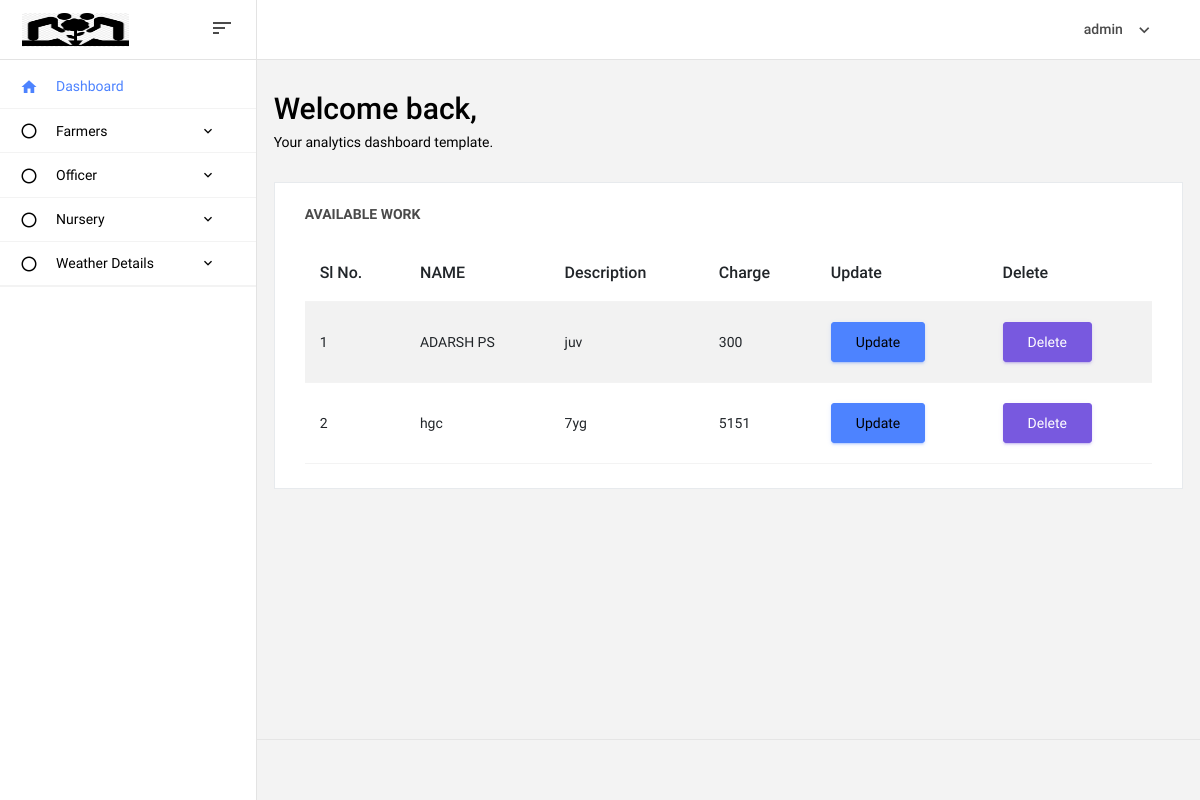
The app's page /work_view/ (signed in), older data.
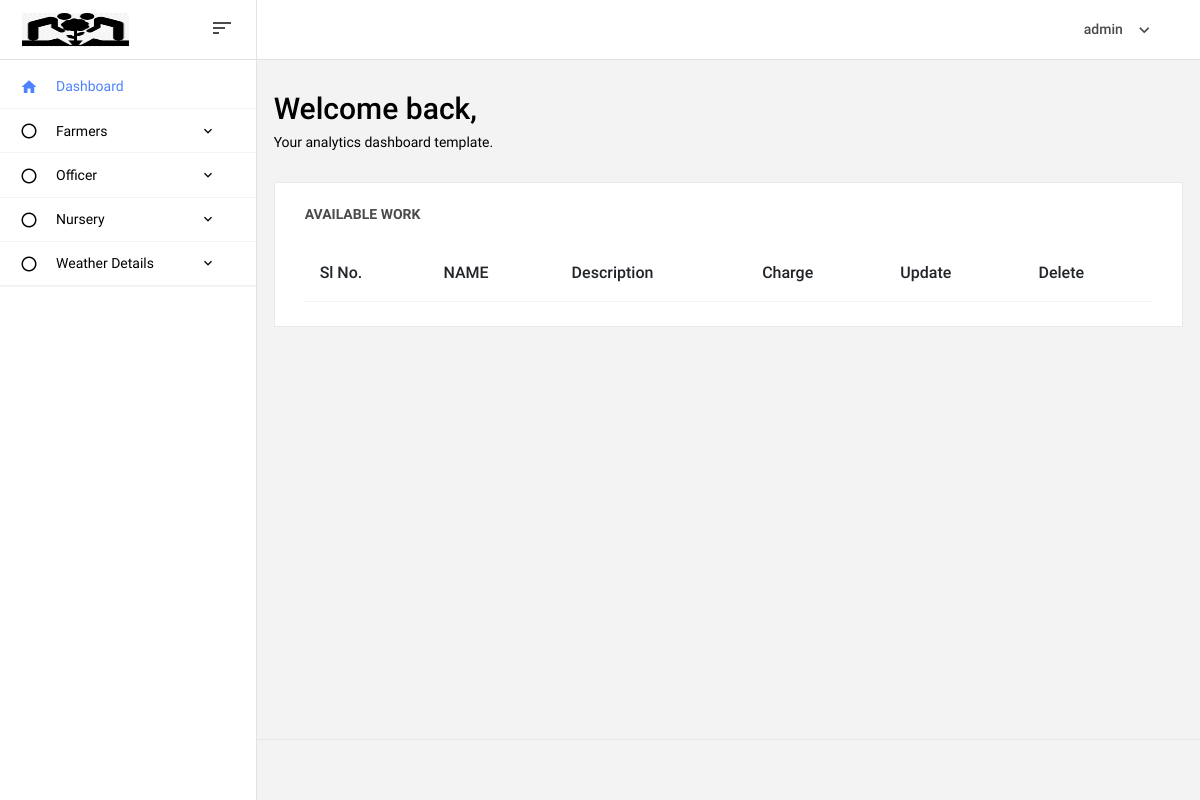
The same page, newer data.
### homeservice_app/models.py (models this page shows, shortened)
class Login(AbstractUser):
    is_nursery = models.BooleanField(default=False)
    is_farmer = models.BooleanField(default=False)
    is_officer = models.BooleanField(default=False)

class Work(models.Model):
    name = models.CharField(max_length=50)
    description = models.TextField()
    charge = models.IntegerField()

### homeservice_app/adminviews.py (the view)
# urls.py: path('work_view/', adminviews.view_work, name='work_view'),
@login_required(login_url='login_view')
def view_work(request):
    data = Work.objects.all()
    return render(request, 'admintemp/work.html', {'data': data})

### templates/admintemp/work.html (shortened to what this page needs)
{% extends 'admintemp/admin_home.html' %}
{% load crispy_forms_tags %}
{% block content %}
<div class="col-lg-12 grid-margin stretch-card">
              <div class="card">
                <div class="card-body">
                  <h4 class="card-title">Available work</h4>
                  <div class="table-responsive">
                    <table class="table table-striped">
                      <thead>
                        <tr>
                          <th>Sl No.</th>
                          <th>NAME</th>
                          <th>Description</th>
                          <th>Charge</th>
                          <th>Update</th>
                          <th>Delete</th>
                        </tr>
                      </thead>
                      <tbody>
                      {% for i in data %}
                        <tr>
                          <td class="py-1">{{ forloop.counter }}</td>
                          <td>{{ i.name }}</td>
                          <td>{{ i.description }}</td>
                          <td>{{ i.charge }}</td>
                          <td><a href="{% url 'work_update' i.id %}" class="btn btn-primary">Update</a></td>
                          <td>
                            <form action="{% url 'work_delete' i.id %}" method="post">
                                <button type="submit" class="btn btn-info">Delete</button>
                                </form>
                          </td>
                        </tr>
                      {% endfor %}
                      </tbody>
                    </table>
                  </div>
                </div>
              </div>
            </div>
{% endblock %}

### templates/admintemp/admin_home.html (shortened to what this page needs)
<!DOCTYPE html>
{% load static %}
<html lang="en">
<head>
  <link rel="stylesheet" href="{% static 'assets/vendors/mdi/css/materialdesignicons.min.css' %}">
  <link rel="stylesheet" href="{% static 'assets/vendors/base/vendor.bundle.base.css' %}">
  <link rel="stylesheet" href="{% static 'assets/vendors/datatables.net-bs4/dataTables.bootstrap4.css' %}">
  <link rel="stylesheet" href="{% static 'assets/css/style.css' %}">
</head>
<body>
  <div class="container-scroller">
    <nav class="navbar col-lg-12 col-12 p-0 fixed-top d-flex flex-row">
      <div class="navbar-brand-wrapper d-flex justify-content-center">
        <div class="navbar-brand-inner-wrapper d-flex justify-content-between align-items-center w-100">
          <a class="navbar-brand brand-logo" href="#"><img src="{% static 'assets/images/stack3.jpg' %}" alt="logo"/></a>
          <button class="navbar-toggler navbar-toggler align-self-center" type="button" data-toggle="minimize">
            <span class="mdi mdi-sort-variant"></span>
          </button>
        </div>
      </div>
      <div class="navbar-menu-wrapper d-flex align-items-center justify-content-end">
        <ul class="navbar-nav navbar-nav-right">
          <li class="nav-item nav-profile dropdown">
            <a class="nav-link dropdown-toggle" href="#" data-bs-toggle="dropdown" id="profileDropdown">
              <span class="nav-profile-name">{{request.user}}</span>
            </a>
          </li>
        </ul>
      </div>
    </nav>
    <div class="container-fluid page-body-wrapper">
      <nav class="sidebar sidebar-offcanvas" id="sidebar">
        <ul class="nav">
          <li class="nav-item">
            <a class="nav-link" href="index.html">
              <i class="mdi mdi-home menu-icon"></i>
              <span class="menu-title">Dashboard</span>
            </a>
          </li>
          <li class="nav-item">
            <a class="nav-link" data-bs-toggle="collapse" href="#ui-basic" aria-expanded="false" aria-controls="ui-basic">
              <i class="mdi mdi-circle-outline menu-icon"></i>
              <span class="menu-title">Farmers</span>
              <i class="menu-arrow"></i>
            </a>
          </li>
          <li class="nav-item">
            <a class="nav-link" data-bs-toggle="collapse" href="#ui-basi" aria-expanded="false" aria-controls="ui-basic">
              <i class="mdi mdi-circle-outline menu-icon"></i>
              <span class="menu-title">Officer</span>
              <i class="menu-arrow"></i>
            </a>
          </li>
          <li class="nav-item">
            <a class="nav-link" data-bs-toggle="collapse" href="#ui-basics" aria-expanded="false" aria-controls="ui-basic">
              <i class="mdi mdi-circle-outline menu-icon"></i>
              <span class="menu-title">Nursery</span>
              <i class="menu-arrow"></i>
            </a>
          </li>
          <li class="nav-item">
            <a class="nav-link" data-bs-toggle="collapse" href="#ui-basicss" aria-expanded="false" aria-controls="ui-basic">
              <i class="mdi mdi-circle-outline menu-icon"></i>
              <span class="menu-title">Weather Details</span>
              <i class="menu-arrow"></i>
            </a>
          </li>
          <li class="nav-item">
          </li>
        </ul>
      </nav>
      <div class="main-panel">
        <div class="content-wrapper">
          <div class="row">
            <div class="col-md-12 grid-margin">
              <div class="d-flex justify-content-between flex-wrap">
                <div class="d-flex align-items-end flex-wrap">
                  <div class="me-md-3 me-xl-5">
                    <h2>Welcome back,</h2>
                    <p class="mb-md-0">Your analytics dashboard template.</p>
                  </div>
                </div>
              </div>
            </div>
          </div>
          <div class="row">
            {% block content %}
            {% endblock %}
          </div>
        </div>
        <footer class="footer">
        </footer>
      </div>
    </div>
  </div>
</body>
</html>

Row changes from the older to the newer data that the page shows:
removed Work: name "ADARSH PS", description "juv", charge "300"
removed Work: name "hgc", description "7yg", charge "5151"
